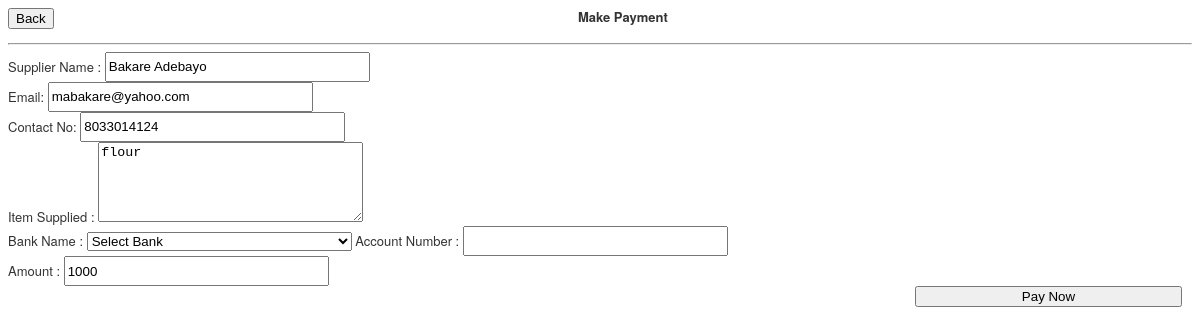
The app's page /makepayment.php?id=1 with its own data.
### tables this page shows
CREATE TABLE `supplier` (
  `supplier_id` int(11) NOT NULL,
  `supplier_name` varchar(100) NOT NULL,
  `supplier_contact` bigint(20) NOT NULL,
  `supplier_email` varchar(200) NOT NULL,
  `supply` varchar(50) NOT NULL,
  `delivery_status` varchar(15) NOT NULL,
  `Amount` int(11) NOT NULL
);

### makepayment.php (the view, shortened to what this page needs)
<?php
    require('config.php');
	$id=$_GET['id'];
	$qry = "SELECT * from supplier WHERE supplier_id = '$id'";
	$result = mysqli_query($conn, $qry);
 	for($i=0; $row = mysqli_fetch_assoc($result); $i++)
	{
		$get_name=$row['supplier_name'];
        $get_address=$row['supplier_email'];
		$get_contact=$row['supplier_contact'];
		$get_item=$row['supply'];
		$get_amount=$row['Amount'];
}
?>
<link href="main/style.css" media="screen" rel="stylesheet" type="text/css" />
<a  href="supplier.php"><button class="btn btn-default btn-small" style="float: left;"> Back</button></a>
<form action="initialize.php" method="post">
	<center><h4>Make Payment</h4></center><hr>
	<div id="ac">
		<span>Supplier Name : </span><input type="text" style="width:265px; height:30px;" name="name" value="<?php echo $get_name; ?>" /><br>
		<span>Email: </span><input type="text" style="width:265px; height:30px;" name="email" value="<?php echo $get_address; ?>" /><br>
		<span>Contact No: </span><input type="text" style="width:265px; height:30px;" name="contact" value="<?php echo $get_contact; ?>" /><br>
		<span>Item Supplied : </span><textarea style="width:265px; height:80px;" name="supply"><?php echo $get_item; ?></textarea><br>
		<span>Bank Name : <select style="width:265px" class="selectpicker" id="bank" name ="bank_name"><span>
        <span><option>Select Bank</option>
        </select><span>
        <span>Account Number : </span><input type="text" style="width:265px; height:30px;" name="account_number" /><br>
		<span>Amount : </span><input type="text" style="width:265px; height:30px;" name="amount" value="<?php echo $get_amount;?>" /><br>
        <div style="float:right; margin-right:10px;">
			<button class="btn btn-success btn-block btn-large" style="width:267px;">Pay Now</button>
		</div>
	</div>
</form>

### records on screen
supplier: name "Bakare Adebayo", email "mabakare@yahoo.com", contact "8033014124", supply "flour", amount "1000"
